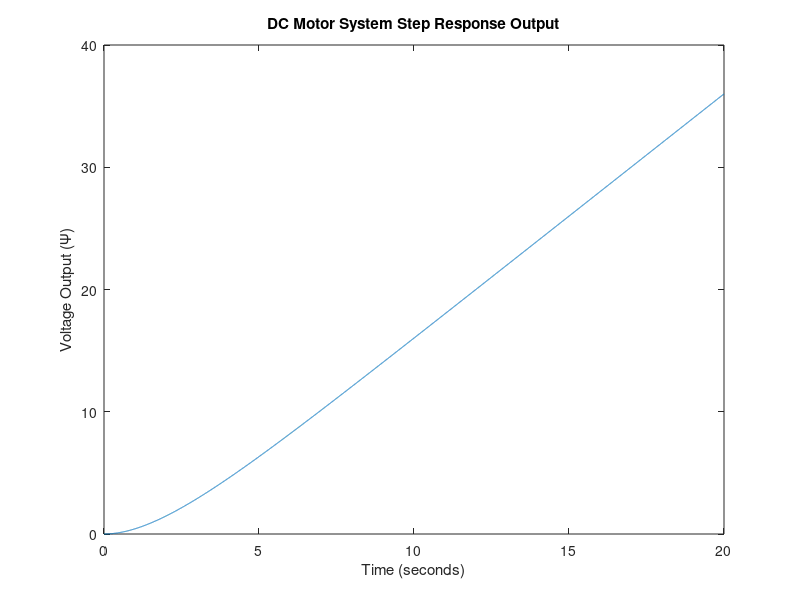

Write MATLAB code to recreate this figure.
%% EGB242 Assignment 2, Section 2 %%
% This file is a template for your MATLAB solution to Section 2.
%
% Before starting to write code, generate your data with the ??? as
% described in the assignment task.

%% Initialise workspace
clear all; close all;

% Begin writing your MATLAB solution below this line.
samples = 10^4;
tvec = linspace(0,20, samples +1);
tvec(end) = [];

gm = @(t) 2*(-2 + t + 2*exp(-0.5*t));
gmvec = gm(tvec);

figure;
plot(tvec, gmvec);
title('DC Motor System Step Response Output');
xlabel('Time (seconds)');
ylabel('Voltage Output (\Psi)');

%% helper functions

% function definitions in matlab either need to be in their own file,
% or can be in at the bottom of a script.
% if you want to these functions outside this lab, feel free to 
% move them into their own file, just make sure the filename is the same 
% as the function name, ie timevec.m, freqvec.m


function t= timevec(t0, t0_plus_T, n)
% Creates time vector, where upper limit is non-inclusive
%          t0 <= t < t0_plus_T
%   It is the responsibility of the user to ensure that for the use-case
%   that they want the lower limit included, and the upper-limit 
%   not included.
%
%   Args:
%   t0 = start time
%   t0_plus_T = end time (t0 + T)
%   n = number of samples

    t = linspace(t0, t0_plus_T, n + 1);
    t = t(1:end - 1);
end

%% helper functions

function f=freqvec(fs, n)
% Creates frequency vector suitable for plotting magnitude/phase spectrum
%
%  This function emulates the np.fft.freqvec function from python, but will
%  also make sure that the frequency vector has been shifted correctly, so
%  that the first index is for the lowest frequency, highest index is for
%  highest and that the middle frequency is DC.

%  https://numpy.org/doc/stable/reference/generated/numpy.fft.fftfreq.html
%  
%  The frequency vector will be slightly different if the sequence is of 
%  even length or odd length. The specifics of this has to do with 
%  properties of the Discrete Fourier Transform (DTF), which is what the
%  FFT algorigthm actually computes. Will likely cover
%  this in your Digital signal processing class. The main thing to know is 
%  that this function will create a frequency vector that will ensure the DC
%  Component is at the correct location. For now, can just take our
%  word for it, and know what the function does and what it will return.
%
% 
%  For even length signals, our frequency vector will be of the form,
%        -fs/2 <= f < fs/2
%  For odd length signals, will be,
%        -fs/ 2 < f < fs/2
%
%  Args:
%  fs = sample frequency in Hz
%  n = length of the time vector/number of samples


    % if is an even sequence length, generating the frequency vector
    % is just like doing it for our time vector in the timevec function
    if mod(n, 2) == 0
        f_str = sprintf('Generating freq vec\n [%.2f, %.2f)\n', -fs/2, fs/2);
        disp(f_str);
        % compute the frequency vector
        f = linspace(-fs / 2, fs / 2, n + 1);
        f = f(1:end - 1); 
    % otherwise is of odd length
    else        
        f_str = sprintf('Generating freq vec\n (%.2f, %.2f)\n', ...
            -(n -1)/2 * fs / n, (n -1)/2 * fs / n);
        disp(f_str);
        % compute the frequency vector
        f = linspace(-(n -1)/ 2, (n -1) / 2, n) * fs / n;
    end
end
